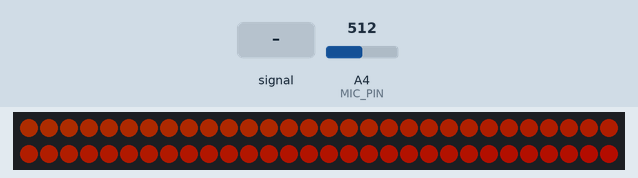
The sketch below on a simulated Arduino Uno, built with avr-gcc and run on an emulated ATmega328P. Parts: 60 RGB LEDs in strip order, left to right, continuing on the next row. The test bench sets the inputs (shaded band); at power-on: A4 (MIC_PIN) = 512. Dim RGB values are drawn brighter than linear; what the sketch prints to the serial monitor is not drawn.

Above: at 1.2 s.
1.3 s: A4 (MIC_PIN) set to 0
At 1.97 s:
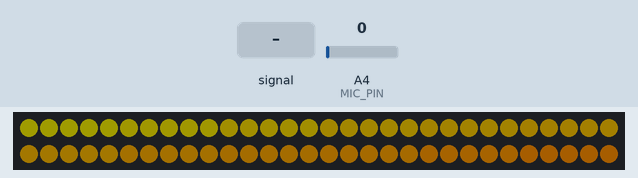
At 2.58 s:
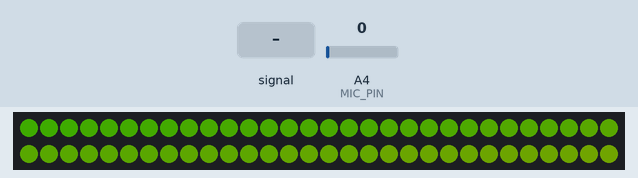
3.9 s: A4 (MIC_PIN) set to 511
At 4.11 s:
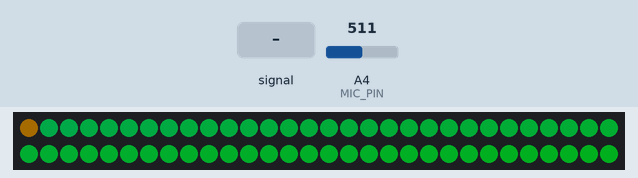
6.3 s: A4 (MIC_PIN) set to 109
8.7 s: A4 (MIC_PIN) set to 93
At 8.94 s:
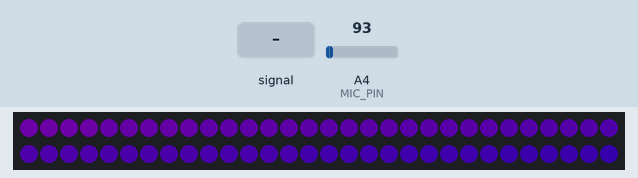

The sketch:

NeoPixelVuLine.ino
```cpp
// (licence header left out)
#include <Adafruit_NeoPixel.h>

#define N_PIXELS  60  // Number of pixels in strand
#define MIC_PIN   A4  // Microphone is attached to this analog pin
#define LED_PIN    6  // NeoPixel LED strand is connected to this pin
#define DC_OFFSET  0  // DC offset in mic signal - if unusure, leave 0
#define NOISE     10  // Noise/hum/interference in mic signal
#define SAMPLES   50  // Length of buffer for dynamic level adjustment
#define TOP       20 // Allow dot to go slightly off scale
#define SAMPLING  2  // Rate of peak falling dot

byte peak = 0,      // Used for falling dot
		dotCount = 0,      // Frame counter for delaying dot-falling speed
		volCount = 0;      // Frame counter for storing past volume data
int vol[SAMPLES],       // Collection of prior volume samples
		lvl = 10,      // Current "dampened" audio level
		minLvlAvg = 0,      // For dynamic adjustment of graph low & high
		maxLvlAvg = 512;
Adafruit_NeoPixel nasaStrip = Adafruit_NeoPixel(N_PIXELS, LED_PIN, NEO_GRB + NEO_KHZ800);
int pixelColors[N_PIXELS];       // Collection of all PixelColors (Wheelcolors)

float rainbow = 0;

void setup() {
	memset(vol, 0, sizeof(vol));
	nasaStrip.begin();
	Serial.begin(9600);
	nasaStrip.setBrightness(64);
}

int readAnalog() {
	int n1 = analogRead(MIC_PIN);
	return n1;
}

void loop() {
	uint8_t i;
	uint16_t minLvl, maxLvl;
	int n, height;

	n = readAnalog();
	Serial.println(n);
	n = abs(n - 512 - DC_OFFSET); // Center on zero

	n = (n <= NOISE) ? 0 : (n - NOISE);             // Remove noise/hum
	lvl = ((lvl * 7) + n) >> 3;    // "Dampened" reading (else looks twitchy)

	// Calculate bar height based on dynamic min/max levels (fixed point):
	height = TOP * (lvl - minLvlAvg) / (long) (maxLvlAvg - minLvlAvg);

	if (height < 0L)
		height = 0;      // Clip output
	else if (height > TOP)
		height = TOP;
	if (height > peak)
		peak = height; // Keep 'peak' dot at top

	int color = map(height, 0, TOP, 0, 255);
//	Serial.println(height);

	if (dotCount == SAMPLING) {
		rainbow += 0.2;
		if (rainbow > 255) {
			rainbow = 0;
		}
		color = color + rainbow;
		if (color > 255)
			color = color - 255;
		putNewColorValue(color);
		fillStripe();
		//fillStripeColorfull();
		nasaStrip.show(); // Update strip
		dotCount = 0;
	}
	dotCount++;

	vol[volCount] = n;                      // Save sample for dynamic leveling
	if (++volCount >= SAMPLES)
		volCount = 0; // Advance/rollover sample counter

	// Get volume range of prior frames
	minLvl = maxLvl = vol[0];
	for (i = 1; i < SAMPLES; i++) {
		if (vol[i] < minLvl)
			minLvl = vol[i];
		else if (vol[i] > maxLvl)
			maxLvl = vol[i];
	}
	// minLvl and maxLvl indicate the volume range over prior frames, used
	// for vertically scaling the output graph (so it looks interesting
	// regardless of volume level).  If they're too close together though
	// (e.g. at very low volume levels) the graph becomes super coarse
	// and 'jumpy'...so keep some minimum distance between them (this
	// also lets the graph go to zero when no sound is playing):
	if ((maxLvl - minLvl) < TOP)
		maxLvl = minLvl + TOP;
	minLvlAvg = (minLvlAvg * 60 + minLvl) >> 6; // Dampen min/max levels
	maxLvlAvg = (maxLvlAvg * 60 + maxLvl) >> 6; // (fake rolling average)
}

// Input a value 0 to 255 to get a color value.
// The colors are a transition r - g - b - back to r.
uint32_t Wheel(byte WheelPos) {
	if (WheelPos < 85) {
		return nasaStrip.Color(WheelPos * 3, 255 - WheelPos * 3, 0);
	} else if (WheelPos < 170) {
		WheelPos -= 85;
		return nasaStrip.Color(255 - WheelPos * 3, 0, WheelPos * 3);
	} else {
		WheelPos -= 170;
		return nasaStrip.Color(0, WheelPos * 3, 255 - WheelPos * 3);
	}
}

// Input a value 0 to 255 to get a color value.
// The colours are a transition r - g - b - back to r.
uint32_t Wheel2(byte WheelPos) {
	WheelPos = 255 - WheelPos;
	if (WheelPos < 85) {
		return nasaStrip.Color(255 - WheelPos * 3, 0, WheelPos * 3);
	}
	if (WheelPos < 170) {
		WheelPos -= 85;
		return nasaStrip.Color(0, WheelPos * 3, 255 - WheelPos * 3);
	}
	WheelPos -= 170;
	return nasaStrip.Color(WheelPos * 3, 255 - WheelPos * 3, 0);
}

void putNewColorValue(int col) {
	for (int i = N_PIXELS - 1; i > 0; i--) {
		pixelColors[i] = pixelColors[i - 1];
	}
	pixelColors[0] = col;
}

void fillStripe() {
	for (int i = 0; i < N_PIXELS; i++) {
		if (pixelColors[i] == 0)
			nasaStrip.setPixelColor(i, 0, 0, 0);
		else
			nasaStrip.setPixelColor(i, Wheel2(pixelColors[i]));
	}
}

void fillStripeColorfull() {
	for (int i = 0; i < N_PIXELS; i++) {
		nasaStrip.setPixelColor(i, Wheel2(pixelColors[i]));
	}
}
```

Measured:
- the behaviour switches between 100 and 99 on A4 (MIC_PIN) (found by bisection; images 3 and 4)
- after the input at 3.9 s, the LEDs: change after 0.06 s (image 3)
